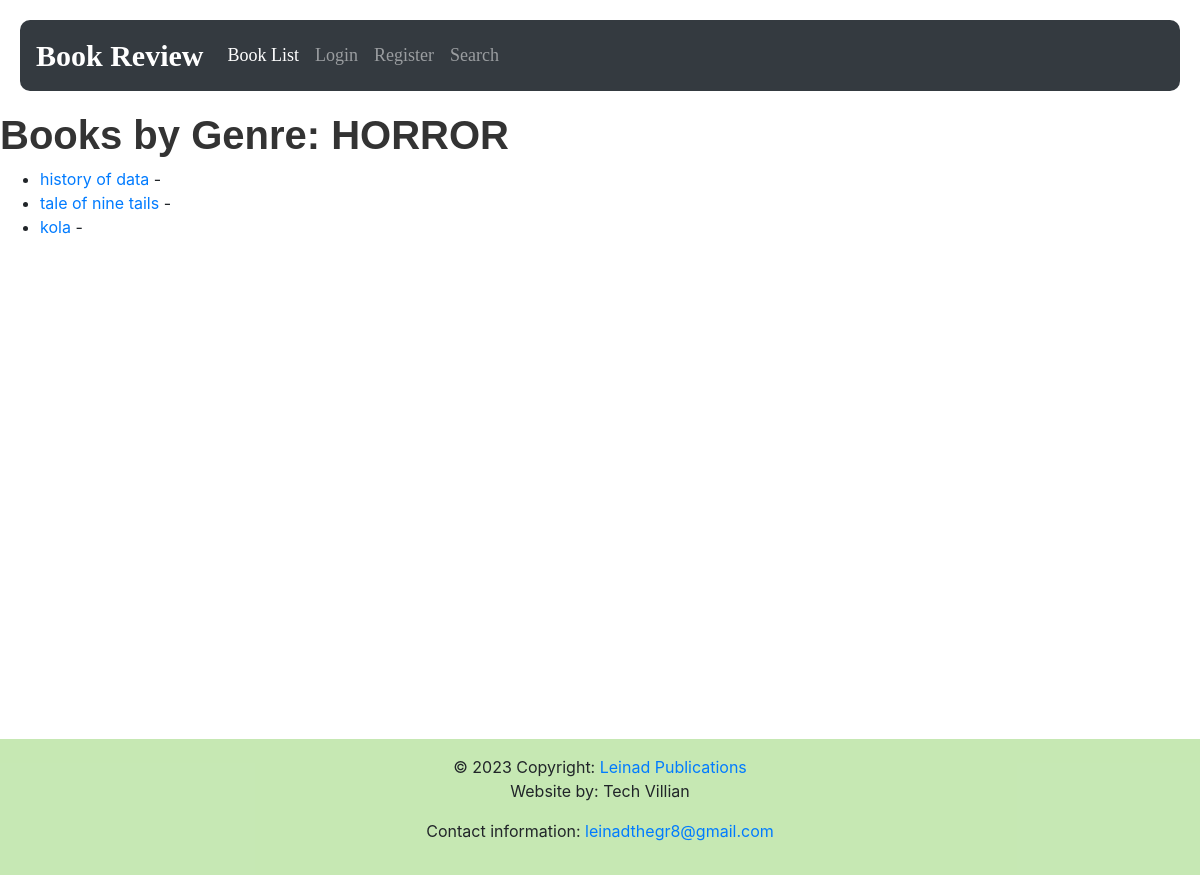
Before: /books/genre/HORROR/ with the older database file.
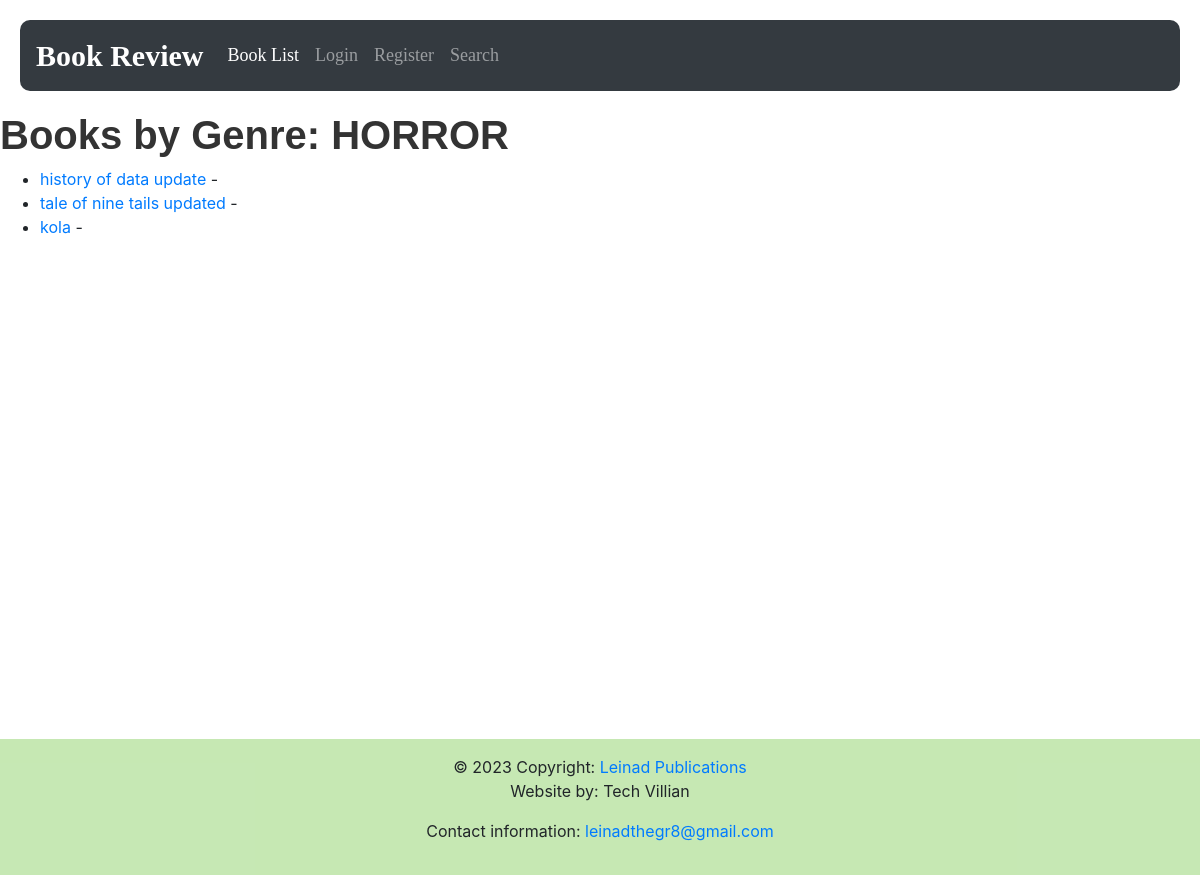
After: the same page with the newer database file.
### reviews/models.py (models this page shows, shortened)
class Book(models.Model):
    title = models.CharField(max_length=70, help_text='the title of the book')
    publication_date = models.DateField(verbose_name='date the book was published')
    isbn = models.CharField(max_length=20, verbose_name='the isbn number of the book', unique=True)
    publisher = models.ForeignKey('Publisher', on_delete=models.CASCADE)
    contributors = models.ManyToManyField('Contributor', through='BookContributor')
    image = models.ImageField(default='no_image.JPEG', upload_to='book_images', null=True, blank=True)

### reviews/views.py (the view)
# urls.py: path('books/genre/<str:genre_type>/', reviews.views.books_by_genre, name='books_by_genre'),
def books_by_genre(request, genre_type):
    books = Book.objects.filter(genre__genre=genre_type)
    return render(request, 'genresort.html', {'genre_type': genre_type, 'books': books})

### reviews/templates/genresort.html (shortened to what this page needs)
{% extends 'base.html' %}
{% block content %}
    <h1>Books by Genre: {{ genre_type }}</h1>
    <ul>
        {% for book in books %}
            <li>
                <a href="{% url 'book_detail' book.id %}">{{ book.title }}</a> - {{ book.author.name }}
            </li>
        {% endfor %}
    </ul>
{% endblock %}

Changed rows visible on the page:
changed Book: title "history of data" → "history of data update"
changed Book: title "tale of nine tails" → "tale of nine tails updated"
